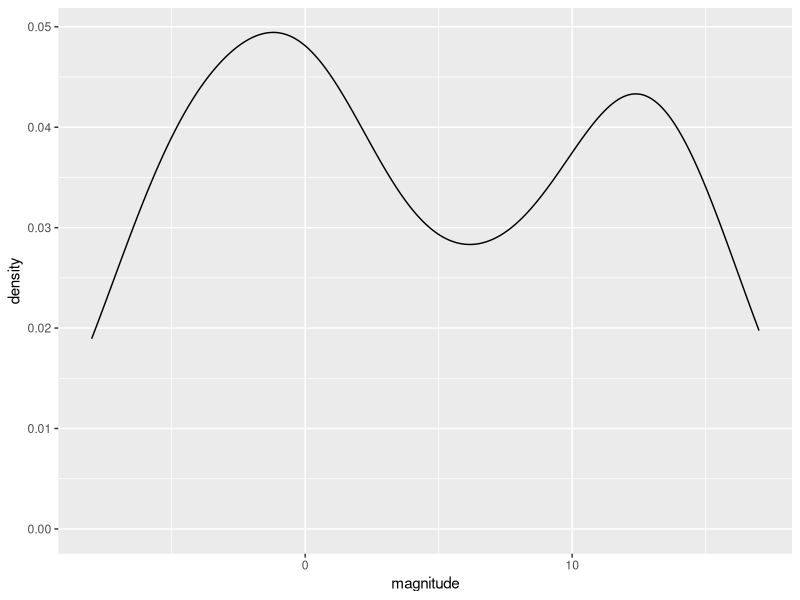
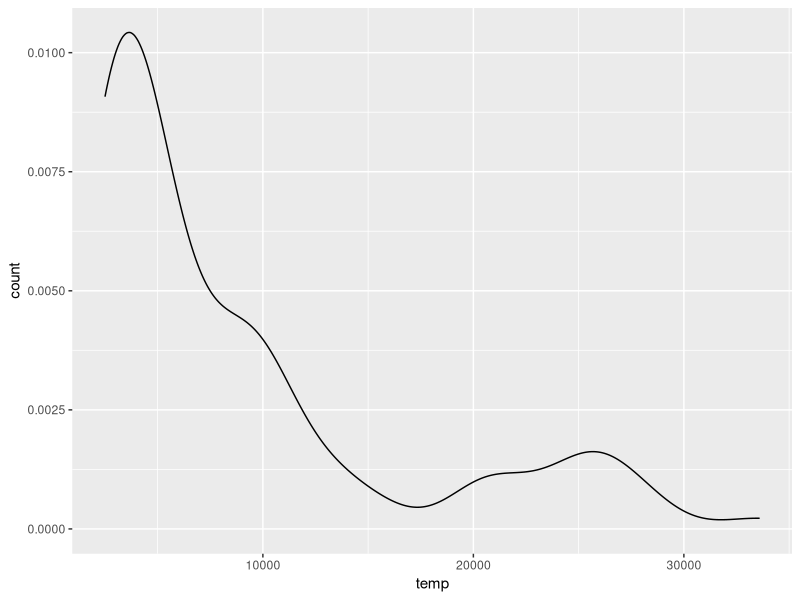
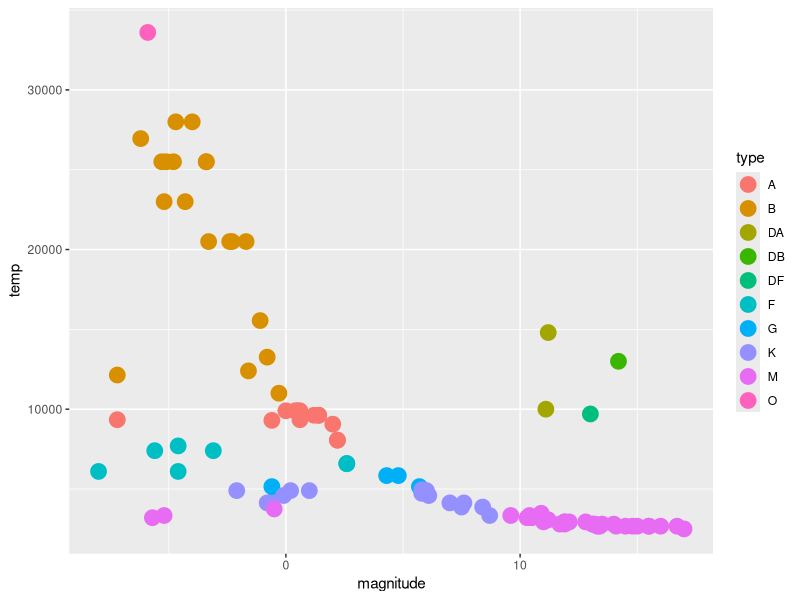

Reproduce these figures in R, in order.
library(tidyverse)
library(dslabs)
data(stars)
options(digits = 3) 

stars
mean(stars$magnitude)
sd(stars$magnitude)

stars %>% ggplot(aes(magnitude))+geom_density()

stars %>% ggplot(aes(temp,y=..count..))+geom_density()

#scatterplot

stars %>% ggplot(aes(magnitude,temp,color=type))+geom_point(size=5)
